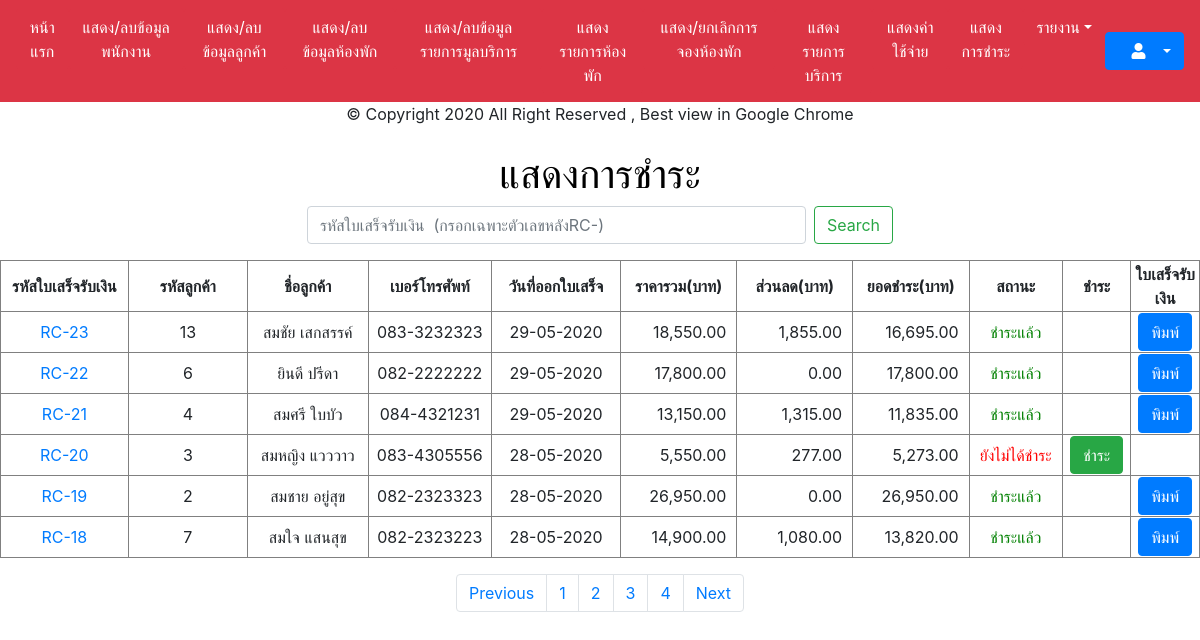
Page /input-output/backend/admin/show_receipt.php on the committed database.
### tables this page shows
CREATE TABLE `receipt` (
  `receipt_id` int(5) NOT NULL,
  `receipt_outdate` date DEFAULT NULL,
  `receipt_status` int(1) DEFAULT NULL,
  `receipt_numcheck` varchar(10) DEFAULT NULL,
  `receipt_net` float(8,2) DEFAULT NULL,
  `receipt_detail` varchar(50) DEFAULT NULL,
  `receipt_bank` varchar(30) DEFAULT NULL,
  `receipt_branch` varchar(30) DEFAULT NULL,
  `receipt_paymenttype` int(1) DEFAULT NULL,
  `receipt_discount` float(8,2) DEFAULT NULL,
  `receipt_date` date DEFAULT NULL,
  `cus_id` int(5) DEFAULT NULL,
  `emp_id` int(5) DEFAULT NULL
);

CREATE TABLE `customer` (
  `cus_id` int(5) NOT NULL,
  `cus_citizenid` varchar(13) DEFAULT NULL,
  `cus_username` varchar(20) DEFAULT NULL,
  `cus_name` varchar(50) DEFAULT NULL,
  `cus_address` varchar(100) DEFAULT NULL,
  `cus_phone` varchar(15) DEFAULT NULL,
  `cus_password` varchar(20) DEFAULT NULL,
  `cus_birthday` date DEFAULT NULL,
  `cus_email` varchar(30) DEFAULT NULL,
  `cus_status` int(1) DEFAULT NULL,
  `cus_type` int(1) DEFAULT NULL
);

### input-output/backend/admin/show_receipt.php (the view, shortened to what this page needs)
<?php require'header.php';require'../../../public/switch.php';?>
<h1 align="center" style="color:black">แสดงการชำระ</h1>
<form class="form-inline justify-content-center">
<input class="form-control mr-2" type="search" size="42" placeholder="รหัสใบเสร็จรับเงิน  (กรอกเฉพาะตัวเลขหลังRC-)" aria-label="Search"  id="search_text">
<button class="btn btn-outline-success" type="submit">Search</button></form><p></p>
<div align="center">
<table width="" border="1">
<thead>
  <tr>
  	  <th width="140"><div align="center">รหัสใบเสร็จรับเงิน</div></th>
      <th width="130" ><div align="center">รหัสลูกค้า</div></th>
      <th width="130" ><div align="center">ชื่อลูกค้า</div></th>
      <th width="130" ><div align="center">เบอร์โทรศัพท์</div></th>
      <th width="140" ><div align="center">วันที่ออกใบเสร็จ</div></th>
      <th width="120"><div align="center">ราคารวม(บาท)</div></th>
      <th width="120"><div align="center">ส่วนลด(บาท)</div></th>
      <th width="120"><div align="center">ยอดชำระ(บาท)</div></th>
      <th width="100"><div align="center">สถานะ</div></th>
      <th width="70"><div align="center">ชำระ</div></th>
      <th width="70"><div align="center">ใบเสร็จรับเงิน</div></th>
  </tr>
  </thead>
  <tbody>
    <?php
    $sql = "select * from receipt";
    $result = $db->query($sql);
$numrows = $result->num_rows;
$Per_Page = 6;
$Page = $_GET["page"];
if(!$_GET["page"])
{$Page=1;}
$Prev_Page = $Page-1;
$Next_Page = $Page+1;
$Page_Start = (($Per_Page*$Page)-$Per_Page);
if($numrows<=$Per_Page)
{$Num_Pages =1;}
else if(($numrows % $Per_Page)==0)
{$Num_Pages =($numrows/$Per_Page) ;}
else
{$Num_Pages =($numrows/$Per_Page)+1;
$Num_Pages = (int)$Num_Pages;}
$sql .=" ORDER BY receipt_id DESC LIMIT $Page_Start , $Per_Page";
$result = $db->query($sql);
    while ($row = $result->fetch_assoc())
    {
      $sql2 = "select * from customer where cus_id = '".$row["cus_id"]."'";
      $result2 = $db->query($sql2);
      $row2 = $result2->fetch_assoc();
    ?>
  	<tr height="35">
  		<td align="center"><a href="show_receipt_detail.php?id=<?=$row["receipt_id"]?>">RC-<?=$row["receipt_id"]?></a></td>
      <td align="center"><?=$row["cus_id"]?></td>
  		<td align="center"><?=$row2["cus_name"]?></td>
      <td align="center"><?=$row2["cus_phone"]?></td>
      <td align="center"><?=dmy($row["receipt_outdate"])?></td>
  		<td align="right"><?=number_format($row["receipt_net"]+$row["receipt_discount"],2)?>&nbsp;&nbsp;</td>
      <td align="right"><?=number_format($row["receipt_discount"],2)?>&nbsp;&nbsp;</td>
      <td align="right"><?=number_format($row["receipt_net"],2)?>&nbsp;&nbsp;</td>
  		<td align="center"><?=status_receipt($row["receipt_status"])?></td>
      <?php  if($row["receipt_status"]==0){?>
      <td align="center"><a class="btn btn-success" href="pay_receipt.php?id=<?=$row["receipt_id"]?>&pay=cash">ชำระ</a></td> <?php }
      else { ?> <td></td> <?php }?>
      <?php  if($row["receipt_status"]==1){?>
      <td align="center"><a class="btn btn-primary" href="bill_receipt.php?id=<?=$row['receipt_id']?>" target="_blank">พิมพ์</a></td> <?php }
      else { ?> <td></td> <?php }?>
  	</tr>
    <?php
    }
    ?>
  </tbody>
</table></div>
<nav aria-label="Page navigation example">
  <ul class="pagination justify-content-center">
<?php if($Prev_Page==0)$Prev_Page++;?>
    <li class="page-item"><a class="page-link" href="show_receipt.php?page=<?=$Prev_Page;?>">Previous</a></li>
<?php for($i=1; $i<=$Num_Pages; $i++) {?>
<li class="page-item"><a class="page-link" href="show_receipt.php?page=<?=$i;?>"><?=$i; ?></a></li>
<?php } ?>
    <li class="page-item"><a class="page-link" href="show_receipt.php?page=<?=$Next_Page;?>">Next</a></li>
  </ul>
</body>
</html>

### public/switch.php (shortened to what this page needs)
<?php
function status_receipt($type1){switch ($type1){
case 0:return "<span style='color:red;'>ยังไม่ได้ชำระ</span>";break;
case 1:return "<span style='color:green;'>ชำระแล้ว</span>";break;
default:return "ไม่พบประเภท";break;}}
function dmy($type1) {if($type1!='0000-00-00')return date_format(date_create($type1),"d-m-Y");else return $type1;}
?>

### rows in the picture
receipt: receipt_id "23", cus "13", cus.cus_name "สมชัย เสกสรรค์", cus.cus_phone "083-3232323", receipt_outdate "29-05-2020", $row["receipt_net"]+$row["receipt_discount"] "18,550.00", receipt_discount "1,855.00", receipt_net "16,695.00", receipt_status "ชำระแล้ว"
receipt: receipt_id "22", cus "6", cus.cus_name "ยินดี ปรีดา", cus.cus_phone "082-2222222", receipt_outdate "29-05-2020", $row["receipt_net"]+$row["receipt_discount"] "17,800.00", receipt_discount "0.00", receipt_net "17,800.00", receipt_status "ชำระแล้ว"
receipt: receipt_id "21", cus "4", cus.cus_name "สมศรี ใบบัว", cus.cus_phone "084-4321231", receipt_outdate "29-05-2020", $row["receipt_net"]+$row["receipt_discount"] "13,150.00", receipt_discount "1,315.00", receipt_net "11,835.00", receipt_status "ชำระแล้ว"
receipt: receipt_id "20", cus "3", cus.cus_name "สมหญิง แวววาว", cus.cus_phone "083-4305556", receipt_outdate "28-05-2020", $row["receipt_net"]+$row["receipt_discount"] "5,550.00", receipt_discount "277.00", receipt_net "5,273.00", receipt_status "ยังไม่ได้ชำระ"
receipt: receipt_id "19", cus "2", cus.cus_name "สมชาย อยู่สุข", cus.cus_phone "082-2323323", receipt_outdate "28-05-2020", $row["receipt_net"]+$row["receipt_discount"] "26,950.00", receipt_discount "0.00", receipt_net "26,950.00", receipt_status "ชำระแล้ว"
receipt: receipt_id "18", cus "7", cus.cus_name "สมใจ แสนสุข", cus.cus_phone "082-2323223", receipt_outdate "28-05-2020", $row["receipt_net"]+$row["receipt_discount"] "14,900.00", receipt_discount "1,080.00", receipt_net "13,820.00", receipt_status "ชำระแล้ว"
